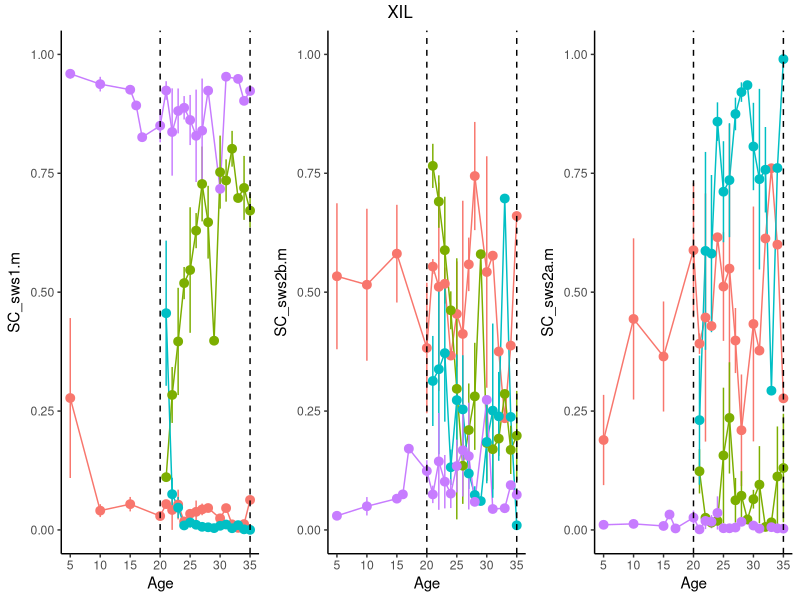
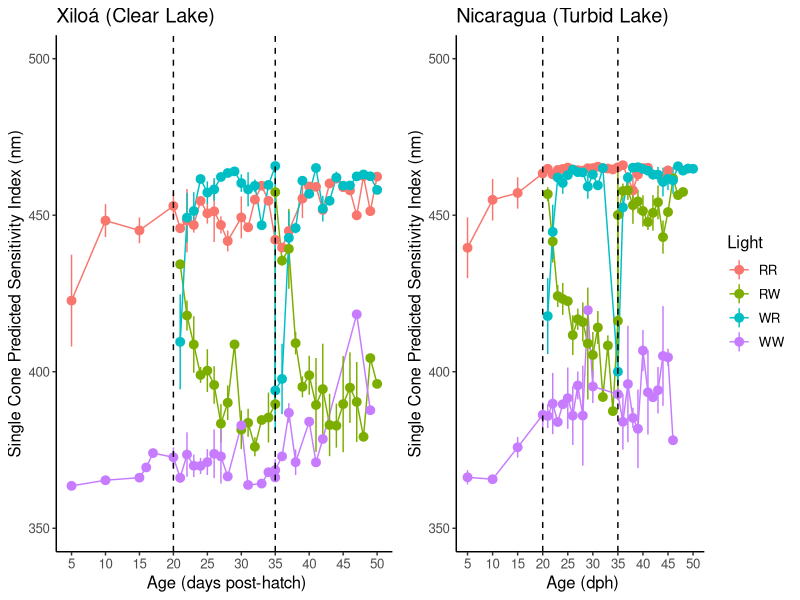
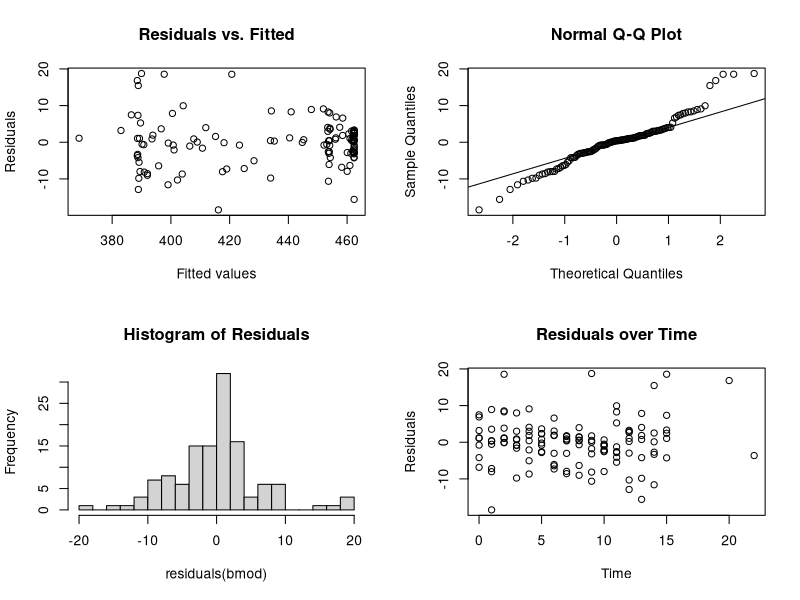
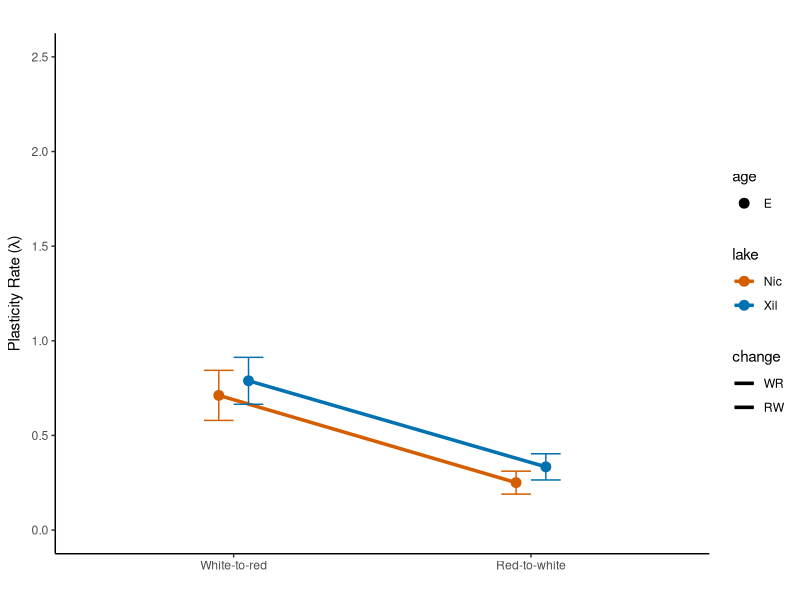

These charts were generated, in order, by the following R code:
## ---- chunk 1
pak <- c("readr", "stringr", "matrixStats","dplyr","tidyr","plotrix","RColorBrewer","MASS",
         "MESS","zoo","car","Hmisc","corrplot","agricolae","nlme","ggplot2","gridExtra",
         "stringr","tidyr", "pracma","visreg", "nlme", "sjstats", "performance", "lme4","boot",
         "rsq","partR2","grid","effectsize","devtools", "readxl","broom","tidyverse","broom",
         "ggfortify", "vegan","ggpubr","ggdist","colorspace","ragg","ggtext","nls2","minpack.lm")
lapply(pak, require, character.only = TRUE) #check if packages are installed
## ---- chunk 2

R.version$platform
R.version$version.string
installed.packages()[names(sessionInfo()$otherPkgs), "Version"]

## ---- chunk 3
## READ MASTERTABLE GENERATED FROM COMBINE qPCR
opsin <- read.table("Opsin gene expression.csv", header=T, sep =",", dec=".",stringsAsFactors = T) [,-1]


# Combine controls - this part can be left out for further resolutoin before 20 dph
for (i in 1:nrow(opsin)) {
  if(opsin$Light[i] == "WR" & opsin$Age[i] < 21){
    opsin$Light[i] <- "WW"
  }else if (opsin$Light[i] == "RW" & opsin$Age[i] < 21){
    opsin$Light[i] <- "RR"
  } else {
    opsin$Light[i] <- opsin$Light[i] 
  }
}

## SPLIT TO CREATE "BROAD GROUPS" THAT HELP WHEN PlOTTING (ALL TREATMENTS)
opsin <- opsin %>%
  unite("onto", c("Stage","Age"), sep="", remove=F) %>%
  unite("combi", c("Light", "onto","Spec"), sep="-", remove=F)
opsin <- opsin[,-5] # removes onto column

## ADD DAYS AFTER CHANGE AS A VARIABLE
for (i in 1:nrow(opsin)) {
  if(opsin$Stage[i] == "E" & opsin$Age[i] >= 20){
    opsin$day[i] <- as.numeric(opsin$Age[i] - 20)
  }else if (opsin$Stage[i] == "L"){
    opsin$day[i] <- as.numeric(opsin$Age[i] - 35)
  } else {
    opsin$day[i] <- NA
  }
}

opsin1 <- opsin[,c(3,8:18)] ### EXTRACT IMPORTANT VARIABLES BEFORE AGGREGGATING

## FIRST MAKES SENSE TO AGGREGATE REPLICATES

## THIS IS A SIMPLE FUNCTION TO GET M + SE + SAMPLE SIZE
momred = function(x) {
  c(m = mean(x), n = length(x), se = std.error(x))
}

## HERE ONLY FOR SC NOW
mean_exp <- aggregate(cbind(SC_sws1,SC_sws2b,SC_sws2a,PSI_SC) ~ combi, data = opsin1, momred)
mean_exp <- do.call(data.frame, mean_exp)

opsin_mean <- unique(merge( opsin[,c(3:7,19)],mean_exp, by="combi")) ## MERGE TO RETTACH METADATA

opsin_mean <- opsin_mean %>% ## SPLIT TO CREATE "BROAD GROUPS" THAT HELP WHEN PlOTTING (ALL TREATMENTS)
  unite("brgroups", c("Light", "Stage","Spec"), sep="-", remove=F)


## ---- chunk 4
## SUBSETTIN FOR ONLY EARLY TREATMENT
sp <- "XIL" # "NIC"
st <- "E"

#opsin_early <- subset(opsin_mean, Stage == st )
opsin_early <- subset(opsin_mean, Spec == sp & Stage == st & Age < 51)
#genes <- c("sws1","sws2b","sws2a","rh2b","rh2a","lws")
genes <- c("SC_sws1","SC_sws2b","SC_sws2a") ## SAME BUT PROP OF SC OR DC
P_plots <- list()

for (i in 1:length(genes)) {
  
  b <- as.name(paste(as.character(genes[i]),".m", sep="")) ## creates column name for variable "mean"
  c <- as.name(paste(as.character(genes[i]),".se", sep=""))
  if (i==7) {
    pl  <- ggplot(opsin_early, aes(x=Age, y=eval(as.name(b)), group=brgroups, color=brgroups)) +
      geom_line()+
      theme_classic()+
      geom_pointrange(aes(ymin=eval(as.name(b))-eval(as.name(c)), ymax=eval(as.name(b))+eval(as.name(c))))+
      ylab(as.name(b))+
      scale_x_continuous(breaks=seq(0,50,5)) +
      geom_vline(xintercept=c(20,35), linetype=2) +
      theme(legend.position = "inside",legend.position.inside=c(0.8,0.8)) +
      ylim(0,1)
    P_plots[[i]] <- ggplotGrob (pl) ## save to be able to plot outside of loop
  } else {
    pl  <- ggplot(opsin_early, aes(x=Age, y=eval(as.name(b)), group=brgroups, color=brgroups)) +
      geom_line()+
      theme_classic()+
      geom_pointrange(aes(ymin=eval(as.name(b))-eval(as.name(c)), ymax=eval(as.name(b))+eval(as.name(c))))+
      ylab(as.name(b))+
      scale_x_continuous(breaks=seq(0,50,5)) +
      geom_vline(xintercept=c(20,35), linetype=2) +
      ylim(0,1)+
      theme(legend.position = "none") ## don't want legend in all plots
    P_plots[[i]] <- ggplotGrob (pl)
  }
  #  P_plots[[i]] <- ggplotGrob (pl)
  #print(P_plots[[i]])
}
## ---- chunk 5
grid.arrange(grobs=P_plots, ncol=3, top = textGrob(sp)) 
## ---- chunk 6

P_plots <- list()

opsin_m <- subset(opsin_mean, Spec == "XIL" & Age < 51)

xil  <- ggplot(opsin_m, aes(x=Age, y=PSI_SC.m, group=Light, color=Light)) +
    geom_line()+
    theme_classic()+
    #geom_pointrange(aes(ymin=eval(as.name(b))-eval(as.name(c)), ymax=eval(as.name(b))+eval(as.name(c))))+
    geom_pointrange(aes(ymin=PSI_SC.m-PSI_SC.se, ymax=PSI_SC.m+PSI_SC.se))+
    labs(x = " Age (days post-hatch)", y = "Single Cone Predicted Sensitivity Index (nm)", title="Xiloá (Clear Lake)")+
    scale_x_continuous(breaks=seq(0,50,5)) +
    geom_vline(xintercept=c(20,35), linetype=2) +
    theme(legend.position = "none", text= element_text(size=12)) +
    ylim(350,500)
P_plots[[1]] <- ggplotGrob (xil) ## save to be able to plot outside of loop

opsin_m <- subset(opsin_mean, Spec == "NIC")

nic  <- ggplot(opsin_m, aes(x=Age, y=PSI_SC.m, group=Light, color=Light)) +
  geom_line()+
  theme_classic()+
  #geom_pointrange(aes(ymin=eval(as.name(b))-eval(as.name(c)), ymax=eval(as.name(b))+eval(as.name(c))))+
  geom_pointrange(aes(ymin=PSI_SC.m-PSI_SC.se, ymax=PSI_SC.m+PSI_SC.se))+
  labs(x = " Age (dph)", y = "Single Cone Predicted Sensitivity Index (nm)", title="Nicaragua (Turbid Lake)")+
  scale_x_continuous(breaks=seq(0,50,5)) +
  geom_vline(xintercept=c(20,35), linetype=2) +
  theme(text= element_text(size=12)) +
  ylim(350,500)
P_plots[[2]] <- ggplotGrob (nic)

## ---- chunk 7

grid.arrange(grobs=P_plots, ncol=2) ## put all panels together

## ---- chunk 8
df <- read.csv("PlasticRate-PSI_SC.csv", sep = ",", dec = ".")
### Rename variables
df$y <- df$PSI_SC.m
df$t <- df$day
df$lake <-df$Spec
df$age <-df$Stage
df$light <-df$Light

###  model_key <- nls(y ~ yf + (y0 - yf) * exp(-lambda * t),
###  model_used <- nls(y ~ yf + (Dy0yf) * exp(-lambda * t),

df <- df %>% filter(lake %in% c("NIC", "XIL"))
df <- df %>% filter(light %in% c("RW","WR"))
#df$lake_indicator <- ifelse(df$lake == "nicaragua", 0, 1)
df$lake_indicator <- ifelse(df$lake == "NIC", 0, 1)
df$age_indicator <- ifelse(df$Stage == "E", 0, 1)
df$change_indicator <- ifelse(df$light == "WR", 0, 1)

## ---- chunk 9

full_model <- nlsLM(y ~ (yf + yf_lake * lake_indicator + yf_age * age_indicator + yf_change * change_indicator + 
                        yf_chXlake * change_indicator * lake_indicator + yf_chXage * change_indicator * age_indicator + 
                        yf_lakeXage * lake_indicator * age_indicator + yf_lakeXageXch * change_indicator * lake_indicator * age_indicator) +  
                    (Dy0yf + Dy0yf_lake * lake_indicator + Dy0yf_age * age_indicator + Dy0yf_change * change_indicator + 
                        Dy0yf_chXlake * change_indicator * lake_indicator + Dy0yf_chXage * change_indicator * age_indicator + 
                        Dy0yf_lakeXage * lake_indicator * age_indicator + Dy0yf_lakeXageXch * change_indicator * lake_indicator * age_indicator) * 
                    exp(-(lambda + lambda_lake * lake_indicator + lambda_age * age_indicator + lambda_change * change_indicator + 
                        lambda_CHxLa * change_indicator * lake_indicator + lambda_chXage * change_indicator * age_indicator + 
                        lambda_lakeXage * lake_indicator * age_indicator + lambda_lakeXageXch * change_indicator * lake_indicator * age_indicator) * t),
                  data = df,
                  start = list(Dy0yf = -75, Dy0yf_lake = -20, Dy0yf_age = -34.88, Dy0yf_change = 100, Dy0yf_chXlake = 30, 
                               Dy0yf_chXage = 0, Dy0yf_lakeXage = 0, Dy0yf_lakeXageXch = 0, yf = 465.72, 
                               yf_lake = 1.22, yf_age = 1.22, yf_change = 1.22, yf_chXlake = 1.22, yf_chXage = 1.22, 
                               yf_lakeXage = 1.22, yf_lakeXageXch = 1.22, lambda = 0.0015, lambda_lake = 0.00015, 
                               lambda_age = 0.00015, lambda_change = 0.00015, lambda_CHxLa = 0.00015, lambda_chXage = 0.00015, 
                               lambda_lakeXage = 0.00015, lambda_lakeXageXch = 0.00015),
                  control=nls.lm.control(maxiter = 200, factor = 10, maxfev = 10000, nprint=F))

summary(full_model)

## NO yf_lakeXageXch NO Dy0yf_lakeXageXch
afm_v3 <- nlsLM(y ~ (yf + yf_lake * lake_indicator + yf_age * age_indicator + yf_change * change_indicator + yf_chXlake * change_indicator* lake_indicator+ yf_chXage * change_indicator* age_indicator + yf_lakeXage * lake_indicator* age_indicator  ) +  
                             (Dy0yf + Dy0yf_lake * lake_indicator + Dy0yf_age * age_indicator+ Dy0yf_change * change_indicator + Dy0yf_chXlake * change_indicator* lake_indicator + Dy0yf_chXage * change_indicator* age_indicator + Dy0yf_lakeXage * lake_indicator* age_indicator) * 
                             exp(-(lambda + lambda_lake * lake_indicator + lambda_age * age_indicator+ lambda_change * change_indicator + lambda_CHxLa * change_indicator* lake_indicator + lambda_chXage * change_indicator* age_indicator + lambda_lakeXage * lake_indicator* age_indicator + lambda_lakeXageXch * change_indicator * lake_indicator* age_indicator) * t),
                           data = df,
                           start = list(Dy0yf = -75, Dy0yf_lake = -20, Dy0yf_age = -30, Dy0yf_change = 120, Dy0yf_chXlake = 60, Dy0yf_chXage=0, Dy0yf_lakeXage=0, yf =460, yf_lake = 0, yf_age = 0 ,yf_change = -50, yf_chXlake = -50, yf_chXage = 30, yf_lakeXage=10, 
                                        lambda = 0.8, lambda_lake = 0, lambda_age = -0.7, lambda_change = -0.4, lambda_CHxLa = -.2, lambda_chXage=1, lambda_lakeXage=0, lambda_lakeXageXch=0),
                           control=nls.lm.control(maxiter = 100))

summary(afm_v3)

# noDy0yf_lakeXageXch # noDy0yf_lakeXage  #noyf_lakeXage
afm_v4 <- nlsLM(y ~ (yf + yf_lake * lake_indicator + yf_age * age_indicator + yf_change * change_indicator + yf_chXlake * change_indicator* lake_indicator+ yf_chXage * change_indicator* age_indicator) +  
                                   (Dy0yf + Dy0yf_lake * lake_indicator + Dy0yf_age * age_indicator+ Dy0yf_change * change_indicator + Dy0yf_chXlake * change_indicator* lake_indicator + Dy0yf_chXage * change_indicator* age_indicator) * 
                                   exp(-(lambda + lambda_lake * lake_indicator + lambda_age * age_indicator+ lambda_change * change_indicator + lambda_CHxLa * change_indicator* lake_indicator + lambda_chXage * change_indicator* age_indicator + lambda_lakeXage * lake_indicator* age_indicator + lambda_lakeXageXch * change_indicator * lake_indicator* age_indicator) * t),
                                 data = df,
                                 start = list(Dy0yf = -75, Dy0yf_lake = -20, Dy0yf_age = -30, Dy0yf_change = 120, Dy0yf_chXlake = 60, Dy0yf_chXage=0, yf =460, yf_lake = 0, yf_age = 0 ,yf_change = -50, yf_chXlake = -50, yf_chXage = 30, 
                                              lambda = 0.8, lambda_lake = 0, lambda_age = -0.7, lambda_change = -0.4, lambda_CHxLa = -.2, lambda_chXage=1, lambda_lakeXage=0, lambda_lakeXageXch=0),
                                 control=nls.lm.control(maxiter = 100))

summary(afm_v4)

# noDy0yf_lakeXageXch # noDy0yf_lakeXage  #noyf_lakeXage
# no yf_chXage # yf_chXlake
afm_v5 <- nlsLM(y ~ (yf + yf_lake * lake_indicator + yf_age * age_indicator + yf_change * change_indicator) +  
                  (Dy0yf + Dy0yf_lake * lake_indicator + Dy0yf_age * age_indicator+ Dy0yf_change * change_indicator + Dy0yf_chXlake * change_indicator* lake_indicator + Dy0yf_chXage * change_indicator* age_indicator) * 
                  exp(-(lambda + lambda_lake * lake_indicator + lambda_age * age_indicator+ lambda_change * change_indicator + lambda_CHxLa * change_indicator* lake_indicator + lambda_chXage * change_indicator* age_indicator + lambda_lakeXage * lake_indicator* age_indicator + lambda_lakeXageXch * change_indicator * lake_indicator* age_indicator) * t),
                data = df,
                start = list(Dy0yf = -75, Dy0yf_lake = -20, Dy0yf_age = -30, Dy0yf_change = 120, Dy0yf_chXlake = 60, Dy0yf_chXage=0, yf =460, yf_lake = 0, yf_age = 0 ,yf_change = -50, 
                             lambda = 0.8, lambda_lake = 0, lambda_age = -0.7, lambda_change = -0.4, lambda_CHxLa = -.2, lambda_chXage=1, lambda_lakeXage=0, lambda_lakeXageXch=0),
                control=nls.lm.control(maxiter = 100))

summary(afm_v5)

# noDy0yf_lakeXageXch # noDy0yf_lakeXage  #noyf_lakeXage
# no yf_chXage # yf_chXlake # noyf_lakeXageXch
# no yf_lake yf_age
afm_v6 <- nlsLM(y ~ (yf + yf_change * change_indicator) +  
                  (Dy0yf + Dy0yf_lake * lake_indicator + Dy0yf_age * age_indicator+ Dy0yf_change * change_indicator + Dy0yf_chXlake * change_indicator* lake_indicator + Dy0yf_chXage * change_indicator* age_indicator) * 
                  exp(-(lambda + lambda_lake * lake_indicator + lambda_age * age_indicator+ lambda_change * change_indicator + lambda_CHxLa * change_indicator* lake_indicator + lambda_chXage * change_indicator* age_indicator + lambda_lakeXage * lake_indicator* age_indicator + lambda_lakeXageXch * change_indicator * lake_indicator* age_indicator) * t),
                data = df,
                start = list(Dy0yf = -75, Dy0yf_lake = -20, Dy0yf_age = -30, Dy0yf_change = 120, Dy0yf_chXlake = 60, Dy0yf_chXage=0, yf =460,yf_change = -50, 
                             lambda = 0.8, lambda_lake = 0, lambda_age = -0.7, lambda_change = -0.4, lambda_CHxLa = -.2, lambda_chXage=1, lambda_lakeXage=0, lambda_lakeXageXch=0),
                control=nls.lm.control(maxiter = 100))

summary(afm_v6)

full_additive_model <- nlsLM(y ~ (yf + yf_lake * lake_indicator + yf_age * age_indicator ) +  
                             (Dy0yf + Dy0yf_lake * lake_indicator + Dy0yf_age * age_indicator ) * 
                             exp(-(lambda + lambda_lake * lake_indicator + lambda_age * age_indicator) * t),
                           data = df,
                           start = list(Dy0yf = -95, Dy0yf_lake = -34, Dy0yf_age = -34, 
                                        yf =460, yf_lake = 1, yf_age = 1 ,
                                        lambda = 0.001, lambda_lake = 0, lambda_age = 0.001),
                           control=nls.lm.control(maxiter = 100))

summary(full_additive_model)

null_model <- nlsLM(y ~ (yf ) +  
                             (Dy0yf ) * 
                             exp(-(lambda ) * t),
                           data = df,
                           start = list(Dy0yf = -75, 
                                        yf =460, 
                                        lambda = 0.8))
summary(null_model)

## ---- chunk 10
# Function to compute AIC, BIC, and Degrees of Freedom for nlsLM models
compute_AIC_BIC <- function(model) {
  logLik_val <- logLik(model)  # Log-likelihood
  k <- length(coef(model))  # Number of estimated parameters (degrees of freedom)
  
  AIC_val <- AIC(model)
  BIC_val <- BIC(model)
  
  return(data.frame(Model = deparse(substitute(model)), AIC = AIC_val, BIC = BIC_val, DF = k))
}

## ---- chunk 11
# Function to compute AIC, BIC, and Degrees of Freedom for nlsLM models
compute_AIC_BIC <- function(model) {
  logLik_val <- logLik(model)  # Log-likelihood
  k <- length(coef(model))  # Number of estimated parameters (degrees of freedom)
  
  AIC_val <- AIC(model)
  BIC_val <- BIC(model)
  
  return(data.frame(Model = deparse(substitute(model)), AIC = AIC_val, BIC = BIC_val, DF = k))
}

# Compare all models
aic_bic_results <- rbind(
  compute_AIC_BIC(full_model),
  compute_AIC_BIC(afm_v6),
  compute_AIC_BIC(afm_v3),
  compute_AIC_BIC(afm_v4),
  compute_AIC_BIC(afm_v5),
  compute_AIC_BIC(full_additive_model),
  compute_AIC_BIC(null_model)
)

# Sort by AIC (best model has the lowest AIC)
aic_bic_results <- aic_bic_results[order(aic_bic_results$AIC), ]

# Display results
print(aic_bic_results)

## ---- chunk 12
### BEST MODEL
bmod <- afm_v6
# Compute residual sum of squares (RSS)
rss <- sum(residuals(bmod)^2)

# Compute total sum of squares (TSS)
tss <- sum((df$y - mean(df$y))^2)

# Compute pseudo R²
pseudo_R2 <- 1 - (rss/tss)
pseudo_R2  # 0.96

# Compute RMSE
rmse <- sqrt(mean(residuals(bmod)^2))
rmse  # 6.27
## ---- chunk 13
par(mfrow=c(2,2))
# Residuals vs. Fitted
plot(fitted(bmod), residuals(bmod),
     main="Residuals vs. Fitted", xlab="Fitted values", ylab="Residuals")

# QQ-plot for normality
qqnorm(residuals(bmod))
qqline(residuals(bmod))

# Histogram of residuals
hist(residuals(bmod), main="Histogram of Residuals", breaks=20)

# Residuals vs. time (if `t` is a predictor)
plot(df$t, residuals(bmod), main="Residuals over Time",
     xlab="Time", ylab="Residuals")

## ---- chunk 14
# Extract estimates and standard errors
estimates <- summary(bmod)$coefficients[, "Estimate"]
std_errors <- summary(bmod)$coefficients[, "Std. Error"]
# Create a data frame for plotting
params <- data.frame(
  Parameter = names(estimates),
  Estimate = estimates,
  Std_Error = std_errors
)


# Variance-covariance matrix
vcov_matrix <- vcov(bmod)
# Calculate the combined standard error for the sum of two parameters (e.g., lambda_lake & lambda_age)
Nic_late_se <- sqrt(vcov_matrix["lambda", "lambda"] + 
                      vcov_matrix["lambda_age", "lambda_age"] + 
                      2 * vcov_matrix["lambda", "lambda_age"])
Xiloa_early_se <- sqrt(vcov_matrix["lambda", "lambda"] + 
                      vcov_matrix["lambda_lake", "lambda_lake"] + 
                      2 * vcov_matrix["lambda", "lambda_lake"])
xiloa_late_se <- sqrt(
  vcov_matrix["lambda", "lambda"] +
    vcov_matrix["lambda_lake", "lambda_lake"] + 
    vcov_matrix["lambda_age", "lambda_age"] + 
    vcov_matrix["lambda_lakeXage", "lambda_lakeXage"] +
    2 * vcov_matrix["lambda_lake", "lambda_age"] +
    2 * vcov_matrix["lambda", "lambda_age"] +
    2 * vcov_matrix["lambda_lake", "lambda"] +
    2 * vcov_matrix["lambda", "lambda_lakeXage"] +
    2 * vcov_matrix["lambda_lake", "lambda_lakeXage"] +
    2 * vcov_matrix["lambda_age", "lambda_lakeXage"]
)
## ---- chunk 15
## READ PARAMETERS GENERATED FROM MODEL
plasticity <- read.table("Plasticity_Estimates_Full_Model.csv", header=T, sep =",", dec=".",stringsAsFactors = T) [,-1]

co <- palette.colors()

# Convert categorical variables to factors with defined levels
plasticity$lake <- factor(plasticity$lake, levels = c("Nic", "Xil"))
plasticity$age <- factor(plasticity$age, levels = c("E", "L"))
plasticity$change <- factor(plasticity$change, levels = c("WR", "RW"))
plasticity$Pl_cap <- abs(plasticity$Pl_cap)
#### Plot
# Define color mapping for lakes
#lake_colors <- c("Nic" = "red", "Xil" = "blue")
# change_linetypes <- c("RW" = "solid", "WR" = "dashed")
age_alpha <- c("E" = 1, "L" = 0.5)
lake_colors <- c("Nic" = co[7], "Xil" = co[6])
change_linetypes <- c("WR" = "solid", "RW" = "solid")

# Create a new variable to simplify x-axis labels
#plasticity$x_labels <- ifelse(plasticity$age == "E", "Early", "Late")
plasticity$x_labels <- factor(ifelse(plasticity$change == "WR", "White-to-red", "Red-to-white"), 
                              levels = c( "White-to-red", "Red-to-white"))
# Ensure data is sorted correctly for line plotting
#plasticity <- plasticity[order(plasticity$lake, plasticity$x_labels, plasticity$change), ]

# Create subsets for WR and RW
plasticity_WR <- subset(plasticity, change == "WR")
plasticity_RW <- subset(plasticity, change == "RW")

plasticity_E <- subset(plasticity, age == "E")
plasticity_L <- subset(plasticity, age == "L")
plasticity_L[1,2] <- plasticity_L[1,2] + 0.615

# Define position dodge for x-offset
pos_dodge <- position_dodge(width = 0.2)

# PRATE E (Panel A)
ggplot(plasticity_E, aes(x = x_labels, y = Pl_rate, color = lake, linetype = change)) +
  geom_line(aes(group = lake), linewidth = 1.2, position = pos_dodge) +  # Connect Nic & Xil
  geom_point(aes(alpha = age), size = 3, position = pos_dodge) +  # Apply jitter-like effect
  geom_errorbar(aes(ymin = Pl_rate - Pl_rate_se, ymax = Pl_rate + Pl_rate_se), width = 0.2, position = pos_dodge) +
  scale_color_manual(values = lake_colors) +
  scale_linetype_manual(values = change_linetypes) +
  scale_alpha_manual(values = age_alpha) +
  labs(x = "", y = expression("Plasticity Rate (" * lambda * ")"), title = "") +
  coord_cartesian(ylim = c(0, 2.5)) +
  theme_classic()
